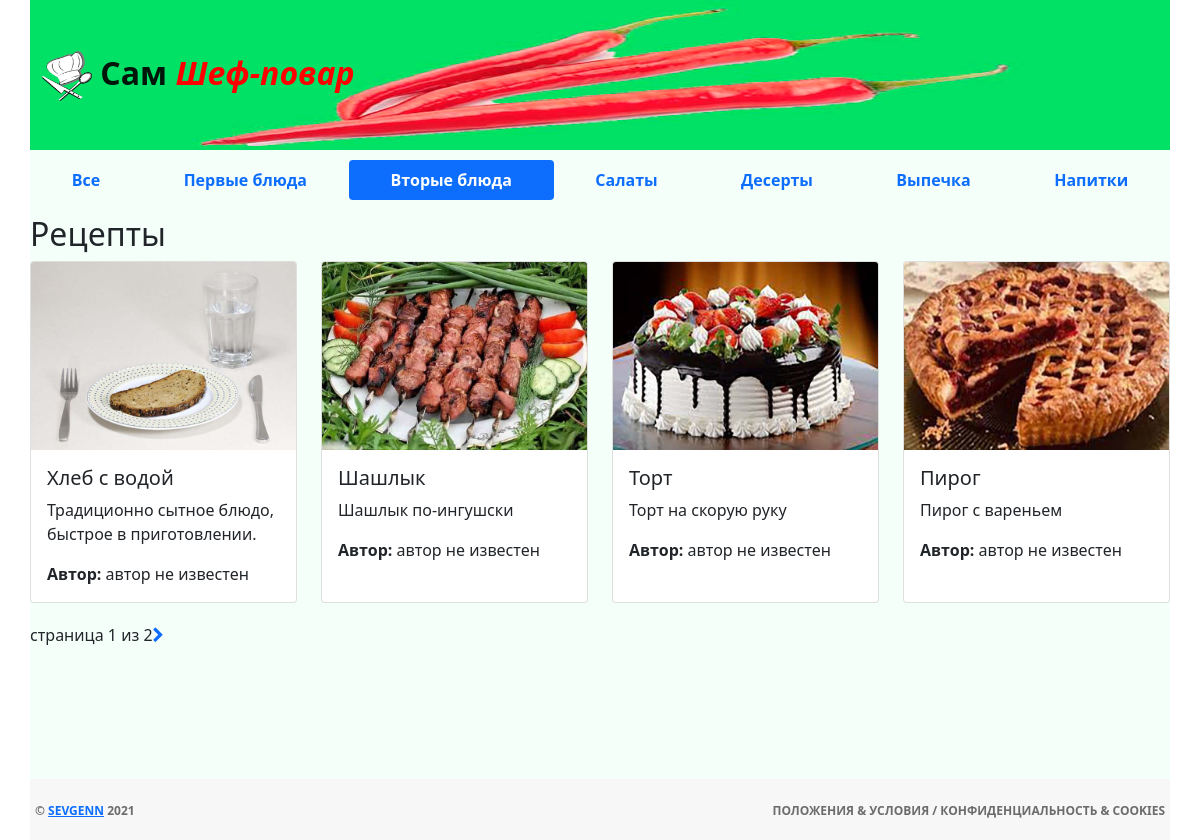
The app's page /category/2/ with its own data.
### mainapp/models.py (models this page shows, shortened)
class Category(models.Model):
    name = models.CharField(verbose_name='Наименование категории', max_length=128, unique=True)
    description = models.TextField(verbose_name='Описание категории', blank=True)
    class Meta:
        verbose_name = 'Категория'
        verbose_name_plural = 'Категории'

class Recipe(models.Model):
    category = models.ForeignKey(Category, on_delete=models.CASCADE)
    name = models.CharField(verbose_name='Название блюда', max_length=128)
    image = models.ImageField(upload_to='dishes_images', blank=False)
    short_desc = models.CharField(verbose_name='Краткое описание', max_length=64, blank=True)
    description = models.TextField(verbose_name='Содержание рецепта', blank=False)
    time_create = models.DateTimeField(verbose_name='Время создания', auto_now_add=True)
    time_update = models.DateTimeField(verbose_name='Время изменения', auto_now=True)
    is_active = models.BooleanField(verbose_name='Активен', default=True)
    author = models.CharField(verbose_name='Автор', max_length=64, default='автор не известен')
    ingredients = models.ManyToManyField(Ingredient, related_name='recipes')
    class Meta:
        verbose_name = 'Рецепт'
        verbose_name_plural = 'Рецепты'

### mainapp/views.py (the view)
# urls.py: re_path(r'^category/(?P<pk>\d+)/$', mainapp_views.categories, name='category'),
def categories(request, pk=None, page=1):
    title = 'Рецепты'
    links_menu = Category.objects.all()
    context = {
        'title': title,
        'links_menu': links_menu,
    }
    if pk is not None:
        category = get_object_or_404(Category, pk=pk)
        recipes = Recipe.objects.filter(category_id=pk, is_active=True)
        paginator = Paginator(recipes, 4)
        try:
            recipes_paginator = paginator.page(page)
        except PageNotAnInteger:
            recipes_paginator = paginator.page(1)
        except EmptyPage:
            recipes_paginator = paginator.page(paginator.num_pages)
        context['category'] = category
        context['recipes'] = recipes_paginator
    return render(request, 'mainapp/categories.html', context)

### mainapp/templates/mainapp/categories.html (shortened to what this page needs)
{% extends 'mainapp/base.html' %}
{% load static %}
{% block content %}
    <div class="content">
        <h2>Рецепты</h2>
        <div class="row row-cols-1 row-cols-md-4 g-4">
          {% for recipe in recipes %}
              {% include 'mainapp/include/inc_card.html' %}
          {% endfor %}
        </div>
        <div class="pagination">
            <span class="current">
                страница {{ recipes.number }} из
                {{ recipes.paginator.num_pages }}
            </span>
            {% if recipes.has_next %}
                <a href="{% url 'mainapp:page' category.id recipes.next_page_number %}">
                    <i class="fa fa-chevron-right"></i>
                </a>
            {% endif %}
        </div>
    </div>
{% endblock %}

### mainapp/templates/mainapp/include/inc_categories_submenu.html
<nav class="nav nav-pills flex-column flex-sm-row">
    <a href="{% url 'mainapp:main' %}"
            {% if request.resolver_match.kwargs.pk == None %}
       class="flex-sm-fill text-sm-center nav-link active"
            {% else %}
       class="flex-sm-fill text-sm-center nav-link"
            {% endif %}>
        <strong>Все</strong></a>
    {% for link in links_menu %}
        <a href="{% url 'mainapp:category' link.pk %}"
                {% if request.resolver_match.kwargs.pk|add:'0' == link.pk %}
           class="flex-sm-fill text-sm-center nav-link active"
                {% else %}
           class="flex-sm-fill text-sm-center nav-link"
                {% endif %}>
            <strong>{{ link.name }}</strong></a>
    {% endfor %}
</nav>

### mainapp/templates/mainapp/include/inc_card.html (shortened to what this page needs)
{% load static %}
<div class="col">
    <div class="card h-100">
      <a href="{% url 'mainapp:recipe' recipe.pk %}">
        <img src="/media/{{ recipe.image }}" class="card-img-top" alt="{{ recipe.short_desc }}">
      </a>
      <div class="card-body">
        <h5 class="card-title">{{ recipe.name }}</h5>
        <p class="card-text">{{ recipe.short_desc }}</p>
        <p class="card-text author"><strong>Автор: </strong>{{ recipe.author }}</p>
      </div>
    </div>
</div>

### mainapp/static/mainapp/styles/style.css (style rules this page uses)
* { padding: 0; margin: 0; }
.pagination { padding-top: 20px; }

### records on screen
Category: name "Первые блюда"
Category: name "Вторые блюда"
Category: name "Салаты"
Category: name "Десерты"
Category: name "Выпечка"
Category: name "Напитки"
Recipe: image (picture), name "Хлеб с водой", short_desc "Традиционно сытное блюдо, быстрое в приготовлении.", author "автор не известен"
Recipe: image (picture), name "Шашлык", short_desc "Шашлык по-ингушски", author "автор не известен"
Recipe: image (picture), name "Торт", short_desc "Торт на скорую руку", author "автор не известен"
Recipe: image (picture), name "Пирог", short_desc "Пирог с вареньем", author "автор не известен"

### other values on screen
{{ recipes.number }} "1"
{{ recipes.paginator.num_pages }} "2"
